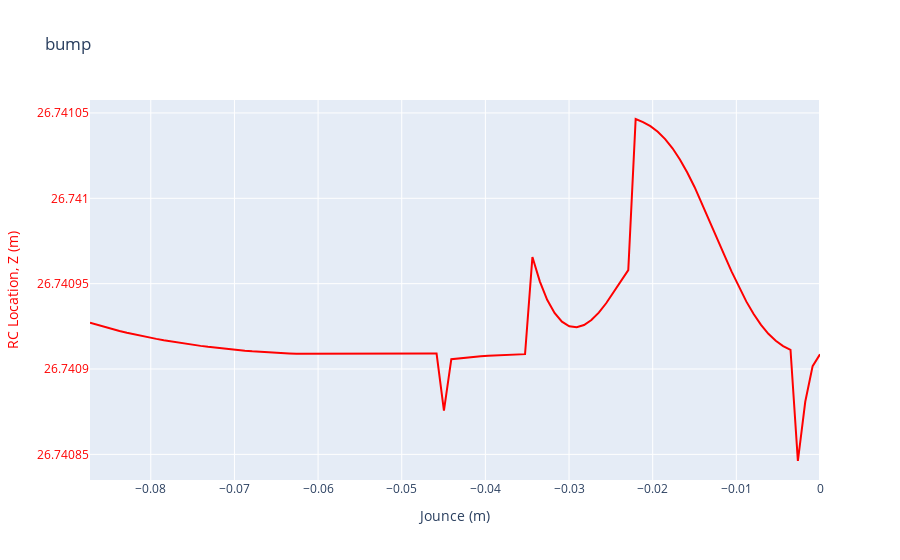

Notebook code for this chart:
### Code cell
# Plot Bump steer vs roll

fig = go.Figure()

fig.add_trace(
    go.Scatter(
        x=results["roll_angle"],
        y=results["Bump_Steer"],
        mode='lines',
        marker=dict(color='red'),
        name='Roll Centre Location, z',
        yaxis='y'  # Explicitly associate this trace with the primary y-axis
    )
)

# Update layout to add a secondary y-axis
fig.update_layout(
    title='bump',
    xaxis=dict(title='Jounce (m)'),
    yaxis=dict(
        title='RC Location, Z (m)',
        titlefont=dict(color='red'),
        tickfont=dict(color='red')
    ),
    legend=dict(x=0.5, y=-0.2, orientation='h')  # Adjust legend position if needed
)

# Show the figure
fig.show()
